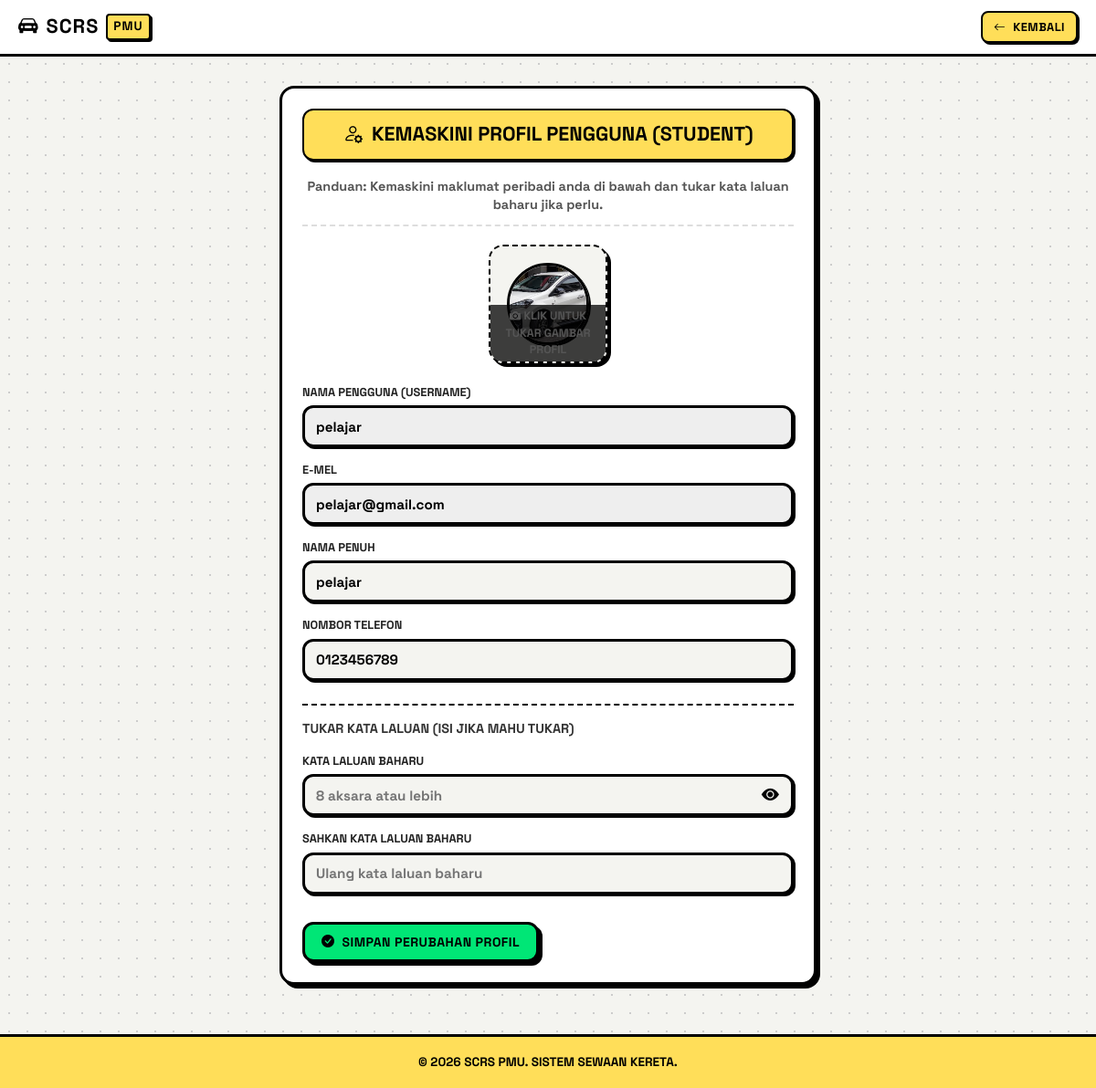
The page /edit_profile.php (signed in) on the database its author committed.
### tables this page shows
CREATE TABLE `students` (
  `id` int(11) NOT NULL AUTO_INCREMENT,
  `username` varchar(50) NOT NULL,
  `email` varchar(100) NOT NULL,
  `full_name` varchar(150) NOT NULL,
  `phone_no` varchar(20) NOT NULL,
  `no_ic` varchar(15) NOT NULL,
  `no_pendaftaran` varchar(20) NOT NULL,
  `password` varchar(255) NOT NULL,
  `student_id_file` varchar(255) NOT NULL,
  `driving_license_file` varchar(255) NOT NULL,
  `created_at` timestamp NOT NULL DEFAULT current_timestamp(),
  `status` enum('pending','approved','rejected') DEFAULT 'pending',
  `email_verified` tinyint(1) DEFAULT 0,
  `verification_token` varchar(255) DEFAULT NULL,
  `profile_picture` varchar(255) DEFAULT NULL,
  PRIMARY KEY (`id`)
);

### edit_profile.php (the view, shortened to what this page needs)
<?php
require 'db.php';
$role = $_SESSION['role'];
if ($role === 'student') {
    $user_id = $_SESSION['student_id'];
    $table = 'students';
    $return_url = 'dashboard.php';
} else if ($role === 'provider') {
    $user_id = $_SESSION['provider_id'];
    $table = 'providers';
    $return_url = 'provider_dashboard.php';
} else if ($role === 'admin') {
    $user_id = $_SESSION['admin_id'];
    $table = 'admins';
    $return_url = 'admin_dashboard.php';
} else if ($role === 'jhepp') {
    $user_id = $_SESSION['jhepp_id'];
    $table = 'jhepp';
    $return_url = 'jhepp_dashboard.php';
} else {
    header("Location: index.php");
    exit();
}
$sql_get = "SELECT * FROM $table WHERE id = ?";
$stmt_get = $conn->prepare($sql_get);
$stmt_get->bind_param("i", $user_id);
$stmt_get->execute();
$user_data = $stmt_get->get_result()->fetch_assoc();
$current_pic = $user_data['profile_picture'] ?? '';
?>
<!DOCTYPE html>
<html lang="ms">
<head>
    <link rel="stylesheet" href="https://cdn.jsdelivr.net/npm/bootstrap-icons@1.10.5/font/bootstrap-icons.css">
    <link rel="stylesheet" href="neo-style.css">
</head>
<body>
    <header class="neo-navbar">
        <a href="<?php echo $return_url; ?>" class="neo-brand"><i class="bi bi-car-front-fill me-1"></i>SCRS <span>PMU</span></a>
        <a href="<?php echo $return_url; ?>" class="neo-btn btn-sm btn-yellow" style="width: auto;">
            <i class="bi bi-arrow-left me-1"></i> Kembali
        </a>
    </header>
    <main class="main-content">
        <div class="neo-card">
            <div class="card-header-title">
                <i class="bi bi-person-gear text-primary"></i> Kemaskini Profil Pengguna (<?php echo strtoupper($role); ?>)
            </div>
            <p style="font-weight: 700; color: #555; font-size: 0.9rem; margin-bottom: 20px; text-align: center; border-bottom: 2px dashed #ddd; padding-bottom: 12px; line-height: 1.4;">
                <strong>Panduan:</strong> Kemaskini maklumat peribadi anda di bawah dan tukar kata laluan baharu jika perlu.
            </p>
            <form action="" method="POST" enctype="multipart/form-data">
                <?php if ($role === 'student' || $role === 'provider'): ?>
                <label for="profile_picture" style="display:block; cursor:pointer;">
                    <div class="profile-pic-area" id="picArea">
                        <?php if (!empty($current_pic) && file_exists($current_pic)): ?>
                            <img src="<?php echo htmlspecialchars($current_pic); ?>" class="profile-avatar" id="avatarPreview" alt="Gambar Profil">
                        <?php endif; ?>
                        <span class="profile-pic-label"><i class="bi bi-camera-fill me-1"></i> Klik untuk tukar gambar profil</span>
                    </div>
                </label>
                <?php endif; ?>
                <div class="form-group">
                    <label class="form-label">Nama Pengguna (Username)</label>
                    <input type="text" class="form-control" value="<?php echo htmlspecialchars($user_data['username']); ?>" disabled style="background-color: #eee; cursor: not-allowed;">
                </div>
                <div class="form-group">
                    <label class="form-label">E-mel</label>
                    <input type="email" class="form-control" value="<?php echo htmlspecialchars($user_data['email']); ?>" disabled style="background-color: #eee; cursor: not-allowed;">
                </div>
                <div class="form-group">
                    <label class="form-label">Nama Penuh</label>
                    <input type="text" class="form-control" name="full_name" value="<?php echo htmlspecialchars($user_data['full_name']); ?>" required>
                </div>
                <?php if (isset($user_data['phone_no'])): ?>
                <div class="form-group">
                    <label class="form-label">Nombor Telefon</label>
                    <input type="text" class="form-control" name="phone_no" value="<?php echo htmlspecialchars($user_data['phone_no']); ?>" required>
                </div>
                <?php endif; ?>
                <div style="border-top: 2px dashed var(--black); margin: 25px 0 20px 0; padding-top: 15px;">
                    <p style="font-weight: 900; text-transform: uppercase; margin-bottom: 15px; font-size: 0.9rem; color: #333;">
                        Tukar Kata Laluan (Isi Jika Mahu Tukar)
                    </p>
                    <div class="form-group">
                        <label class="form-label">Kata Laluan Baharu</label>
                        <div class="input-wrapper">
                            <input type="password" class="form-control" name="new_password" id="new_password" placeholder="8 aksara atau lebih" minlength="8">
                            <button type="button" class="password-toggle-btn" id="toggleNewPw">
                                <i class="bi bi-eye-fill"></i>
                            </button>
                        </div>
                    </div>
                    <div class="form-group">
                        <label class="form-label">Sahkan Kata Laluan Baharu</label>
                        <input type="password" class="form-control" name="confirm_password" placeholder="Ulang kata laluan baharu" minlength="8">
                    </div>
                </div>
                <button type="submit" name="update_profile" class="neo-btn btn-green" style="margin-top: 10px;">
                    <i class="bi bi-check-circle-fill me-1"></i> Simpan Perubahan Profil
                </button>
            </form>
        </div>
    </main>
    <footer>
        &copy; <?php echo date("Y"); ?> SCRS PMU. SISTEM SEWAAN KERETA.
    </footer>
</body>
</html>

### edit_profile.php (style rules this page uses)
.main-content { flex: 1; padding: 2rem 16px; max-width: 620px; margin: 0 auto; width: 100%; }
.card-header-title { font-size: 1.35rem; font-weight: 900; text-transform: uppercase; border-bottom: 2.5px solid var(--black); padding-bottom: 10px; margin-bottom: 18px; display: flex; align-items: center; gap: 10px; }
.profile-pic-area { display: flex; flex-direction: column; align-items: center; gap: 10px; margin-bottom: 22px; padding: 18px; border: 2.5px dashed var(--black); border-radius: var(--radius-lg); background: var(--bg-color); cursor: pointer; transition: var(--transition); }
.profile-avatar { width: 100px; height: 100px; border: var(--border-thick); border-radius: var(--radius-full); box-shadow: var(--shadow-sm); object-fit: cover; display: block; }
.profile-pic-label { font-weight: 800; text-transform: uppercase; font-size: 0.775rem; color: #555; }
.input-wrapper { position: relative; display: flex; align-items: center; }
.password-toggle-btn { position: absolute; right: 12px; cursor: pointer; font-size: 1.2rem; color: var(--black); background: none; border: none; padding: 4px; }

### rows shown on the page
students: profile_picture (picture), username "pelajar", email "pelajar@gmail.com", full_name "pelajar", phone_no "0123456789"

### other values the page prints
$role "STUDENT"
